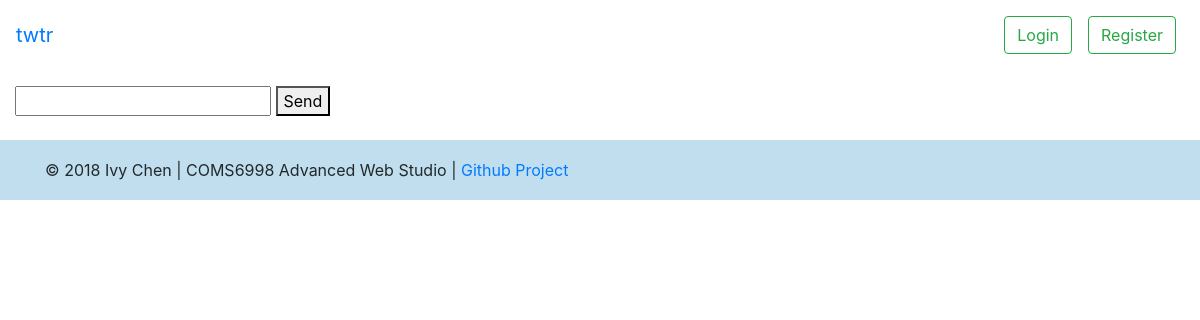
Page /messages/lucas on the earlier database version.
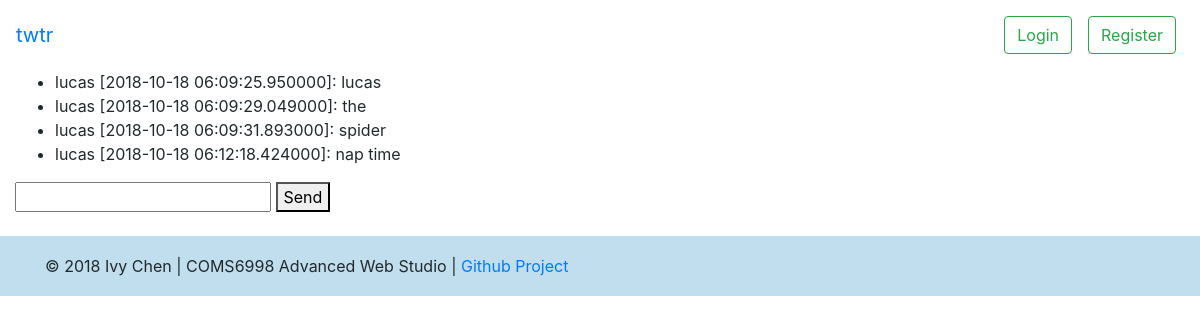
Same page on the later database version.
### models.py (models this page shows)
class History(db.Model):
    id = db.Column('id', db.Integer, primary_key=True)
    timestamp = db.Column(db.DateTime)
    sender = db.Column('sender', db.String(140))
    replyto = db.Column('replyto', db.String(140))
    message = db.Column('message', db.String(300))

### app.py (the view)
@app.route('/messages/<username>', methods=['POST', 'GET'])
def messages(username):
    messages = models.History.query.filter_by(sender=username).all()
    return render_template('messages.html', messages=messages)

### templates/messages.html (shortened to what this page needs)
{% extends "base.html" %}
{% block body %}
  {% block content %}
  <ul id="messages">
    {% for msg in messages %}
      <li>{{ msg.sender }} [{{ msg.timestamp }}]: {{ msg.message }}</li>
    {% endfor %}
  </ul>
  <input type="text" id="myMessage">
  <button type="submit" id="sendbutton">Send</button>
  {% endblock %}
{% endblock %}

### templates/base.html (shortened to what this page needs)
<!DOCTYPE html>
<html lang="en" >
<head>
  <link href="https://stackpath.bootstrapcdn.com/bootstrap/4.1.3/css/bootstrap.min.css" rel="stylesheet">
  <link rel="stylesheet" href="https://use.fontawesome.com/releases/v5.3.1/css/all.css">
  <link rel="stylesheet" type="text/css"
        href="{{url_for('static', filename='css/main.css')}}">
</head>
<body>
  <nav class="navbar navbar-expand-sm">
    <a class="navbar-brand" href="/">twtr</a>
    <div class="collapse navbar-collapse" id="navbarSupportedContent">
      <ul class="navbar-nav mr-auto">
      {% if current_user.is_authenticated %}
      <li class="nav-item dropdown">
        <a class="nav-link dropdown-toggle" href="#" id="navbarDropdown" role="button" data-toggle="dropdown" aria-haspopup="true" aria-expanded="false">
          {{ current_user.username }}
          <div class="user-icon">{{ current_user.username[0].upper() }}</div>
        </a>
        <div class="dropdown-menu dropdown-menu-right" aria-labelledby="navbarDropdown">
          <div class="dropdown-divider"></div>
          <a class="nav-link" href="/logout"><button class="login btn btn-outline-success">Logout</button></a>
        </div>
      </li>
      <li class="nav-item active">
        <a class="nav-link" href="/messages/{{ current_user.username }}">My Messages</a>
      </li>
      {% else %}
      <li class="nav-item active ml-auto">
        <a class="nav-link" href="/login"><button class="login btn btn-outline-success">Login</button></a>
      </li>
      <li class="nav-item active">
        <a class="nav-link" href="/register"><button class="register btn btn-outline-success">Register</button></a>
      </li>
      {% endif %}
      </ul>
    </div>
  </nav>
	<div class="container-fluid">
    {% block body %}{% endblock %}
	</div>
  <footer class="footer">
    <div class="footer-copyright">
      <div class="container">
        © 2018 Ivy Chen | COMS6998 Advanced Web Studio |
        <a class="grey-text text-lighten-4 right" href="https://github.com/ivychen/COMS6998-AdvWebStudio">Github Project</a>
      </div>
    </div>
  </footer>
  </head>
  <body>
</body>
</html>

### static/css/main.css (style rules this page uses)
.navbar-nav { width: 100%; display: flex; align-items: center; }
body > .container-fluid { margin-top: 0 !important; }
body > .container-fluid { color: #21292c; margin-top: 1.5rem; margin-bottom: 1.5rem; }
.footer { color: #21292c; position: relative; bottom: 0; width: 100%; line-height: 60px; background-color: #c0deed; }

Differences in the rows shown:
added History: sender "lucas", timestamp "2018-10-18 06:09:25.950000", message "lucas"
added History: sender "lucas", timestamp "2018-10-18 06:09:29.049000", message "the"
added History: sender "lucas", timestamp "2018-10-18 06:09:31.893000", message "spider"
added History: sender "lucas", timestamp "2018-10-18 06:12:18.424000", message "nap time"
